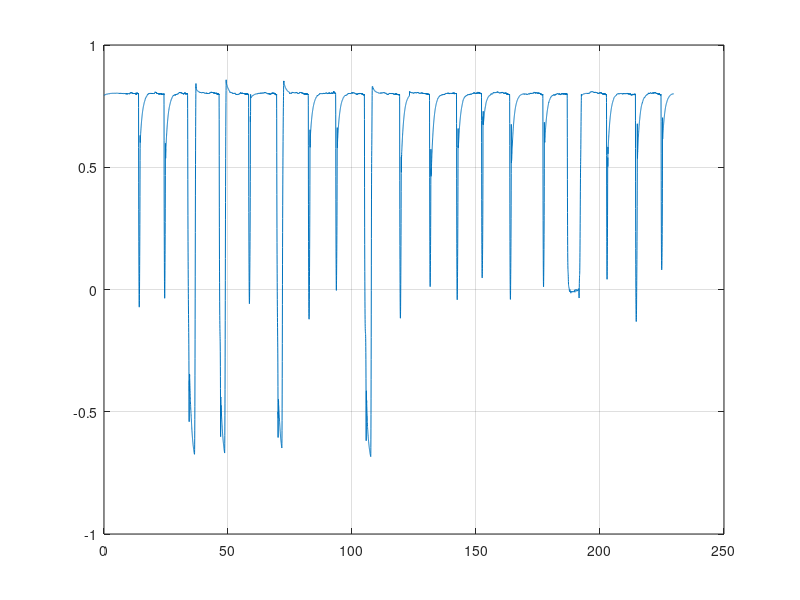

MATLAB code to generate this figure: (Note: this script raises an error after producing the figure.)
%-------------------------------------------------------------------------%
% Author: Michael Meindl
% Date  : 19.07.2017
%-------------------------------------------------------------------------%
% Evaluate Experiment 3
%-------------------------------------------------------------------------%

phi_cell = cell(3,1);
t_cell   = cell(3,1);
tm_cell  = cell(3,1);
uk_cell  = cell(3,1);
ur_cell  = cell(3,1);

load('Exp3Data_205_Run1.mat');
phi      = PhiData.signals(1).values;
t        = PhiData.time;
uk       = uKData.signals(1).values;
ur       = uRData.signals(1).values;
tm       = TorqueData.signals(1).values;
load('Exp3Data_205_Run2.mat');
phi_cell{1} = [phi; PhiData.signals(1).values];
t_cell{1}   = [t; t(end)+PhiData.time];
uk_cell{1}  = [uk; uKData.signals(1).values];
ur_cell{1}  = [ur; uRData.signals(1).values];
tm_cell{1}  = [tm; TorqueData.signals(1).values];
load('Exp3Data_215_Run1.mat');
phi      = PhiData.signals(1).values;
t        = PhiData.time;
uk       = uKData.signals(1).values;
ur       = uRData.signals(1).values;
tm       = TorqueData.signals(1).values;
load('Exp3Data_215_Run2.mat');
phi_cell{2} = [phi; PhiData.signals(1).values];
t_cell{2}   = [t; t(end)+PhiData.time];
uk_cell{2}  = [uk; uKData.signals(1).values];
ur_cell{2}  = [ur; uRData.signals(1).values];
tm_cell{2}  = [tm; TorqueData.signals(1).values];
load('Exp3Data_225_Run1.mat');
phi      = PhiData.signals(1).values;
t        = PhiData.time;
uk       = uKData.signals(1).values;
ur       = uRData.signals(1).values;
tm       = TorqueData.signals(1).values;
load('Exp3Data_225_Run2.mat');
phi_cell{3} = [phi; PhiData.signals(1).values];
t_cell{3}   = [t; t(end)+PhiData.time];
uk_cell{3}  = [uk; uKData.signals(1).values];
ur_cell{3}  = [ur; uRData.signals(1).values];
tm_cell{3}  = [tm; TorqueData.signals(1).values];

close all;
velocity_cell = {'205', '215', '225'};
for n = 1:3
    figure;
    plot(t_cell{n}, phi_cell{n}); grid;
    emlXLabel('Zeit in Sekunden'); emlYLabel('$\varphi$ in Radiant');
    emlTitle(horzcat('Experiment 3: Verlauf von $\varphi$ bei $\tilde{\omega}=',...
                     velocity_cell{n}, '$'));

    figure;
    plot(t_cell{n}, uk_cell{n}); grid;
    emlXLabel('Zeit in Sekunden'); emlYLabel('$u_K$ in Radiant pro Sekunde');
    emlTitle(horzcat('Experiment 3: Verlauf von $u_K$ bei $\tilde{\omega}=',...
                     velocity_cell{n}, '$'));
                 
    figure;
    plot(t_cell{n}, ur_cell{n}); grid;
    emlXLabel('Zeit in Sekunden'); emlYLabel('$u_R$ in Radiant pro Sekunde');
    emlTitle(horzcat('Experiment 3: Verlauf von $u_R$ bei $\tilde{\omega}=',...
                     velocity_cell{n}, '$'));

    figure;
    plot(t_cell{n}, tm_cell{n}); grid;
    emlXLabel('Zeit in Sekunden'); emlYLabel('$T_M$ in Newtonmeter');
    emlTitle(horzcat('Experiment 3: Verlauf von $T_M$ bei $\tilde{\omega}=',...
                     velocity_cell{n}, '$'));
end